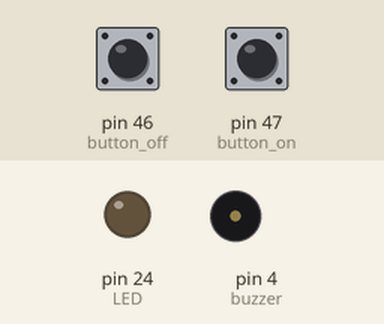
Recording of a sketch running on a simulated Arduino Mega 2560, built with avr-gcc and run on an emulated ATmega2560. Shown: output pins drawn as LEDs (lit = HIGH), buzzer (waves = sounding). The inputs (shaded band) are chosen by the test bench; at power-on: pin 47 (button_on) HIGH, pin 46 (button_off) HIGH. What the sketch prints to the serial monitor is not drawn.

Above: at 1.2 s.
1.3 s: pin 47 (button_on) pulled LOW for 0.15 s
At 2.1 s:
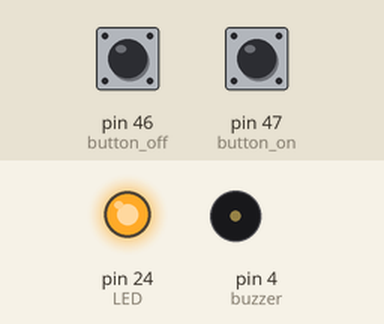
2.9 s: pin 46 (button_off) pulled LOW for 0.15 s
At 2.97 s:
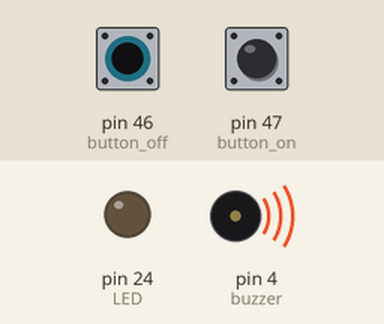
4.5 s: pin 46 (button_off) pulled LOW for 3.2 s
At 8.7 s:
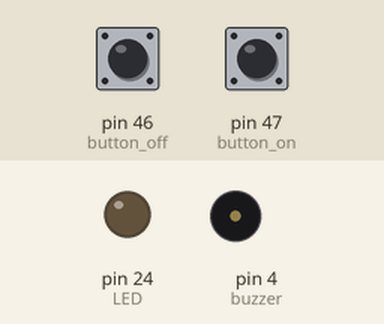
9.2 s: pin 47 (button_on) pulled LOW for 1 s
At 9.9 s:
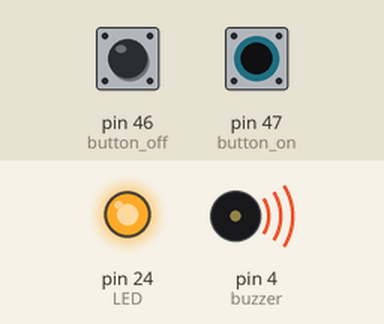
Timing chart, 0 to 12.2 s (numbered marks = the images above; inputs shaded):
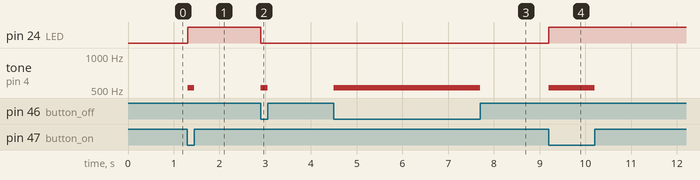

Measured:
- after the input at 1.3 s, pin 24 (LED): LOW → HIGH at once; tone on pin 4 (buzzer): silent → 523 Hz at once, → silent 0.15 s later
- after the input at 2.9 s, pin 24 (LED): HIGH → LOW at once; tone on pin 4 (buzzer): silent → 523 Hz at once, → silent 0.15 s later
- after the input at 4.5 s, tone on pin 4 (buzzer): silent → 523 Hz at once, → silent 3.2 s later
- after the input at 9.2 s, pin 24 (LED): LOW → HIGH at once; tone on pin 4 (buzzer): silent → 523 Hz at once, → silent 1.0 s later

The sketch:

origin.ino
```cpp
#define button_on 47
#define button_off 46
#define buzzer 4
#define LED 24
void setup() {
  pinMode(button_on, INPUT);
  pinMode(button_off, INPUT);
  pinMode(buzzer, OUTPUT);
  pinMode(LED, OUTPUT);
  Serial.begin(9600);
}
void loop() {
  if (!digitalRead(button_on) || !digitalRead(button_off)) {tone(buzzer, 523);}
  else {noTone(buzzer);}
  if (!digitalRead(button_on)) {digitalWrite(LED, 1);}
  if (!digitalRead(button_off)) {digitalWrite(LED, 0);}
  Serial.println(digitalRead(button_on));
  delay(2);
}
```
